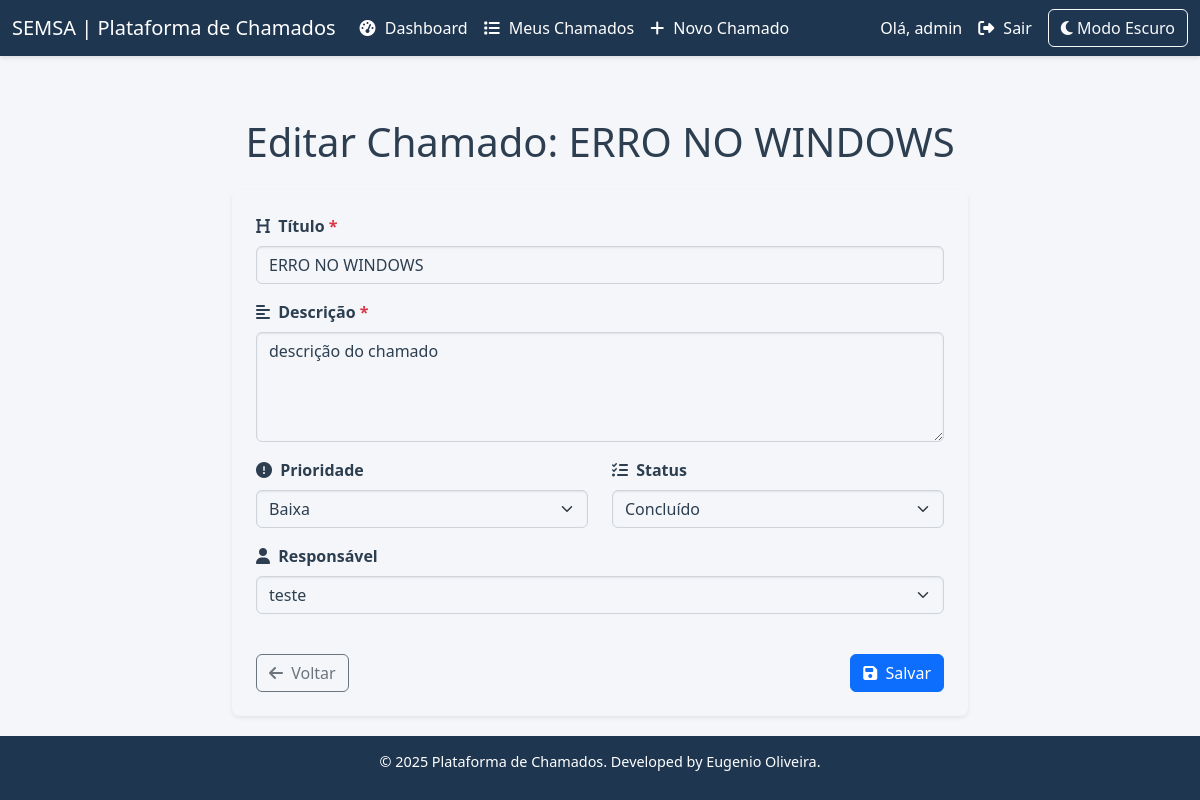
The page /editar/2/ (signed in) on the database its author committed.
### tickets/models.py (models this page shows, shortened)
class Chamado(models.Model):
    PRIORIDADES = (
        ('BAIXA', 'Baixa'),
        ('MEDIA', 'Média'),
        ('ALTA', 'Alta'),
    )
    STATUS = (
        ('ABERTO', 'Aberto'),
        ('ANDAMENTO', 'Em Andamento'),
        ('CONCLUIDO', 'Concluído'),
    )
    titulo = models.CharField(max_length=100)
    descricao = models.TextField()
    prioridade = models.CharField(max_length=10, choices=PRIORIDADES, default='MEDIA')
    status = models.CharField(max_length=10, choices=STATUS, default='ABERTO')
    criado_em = models.DateTimeField(auto_now_add=True)
    usuario = models.ForeignKey(User, on_delete=models.CASCADE, related_name='chamados')
    responsavel = models.ForeignKey(User, on_delete=models.SET_NULL, null=True, blank=True, related_name='responsavel_chamados')

### tickets/views.py (the view)
# urls.py: path('editar/<int:id>/', views.editar_chamado, name='editar_chamado'),
@login_required
def editar_chamado(request, id):
    chamado = get_object_or_404(Chamado, Q(id=id) & (Q(usuario=request.user) | Q(responsavel=request.user)))
    status_antigo = chamado.status
    prioridade_antiga = chamado.prioridade
    responsavel_antigo = chamado.responsavel
    if request.method == 'POST':
        form = ChamadoForm(request.POST, instance=chamado)
        if form.is_valid():
            chamado = form.save(commit=False)
            chamado.usuario = chamado.usuario  # Mantém o criador original
            chamado.save()
            if status_antigo != chamado.status:
                Historico.objects.create(
                    chamado=chamado,
                    campo='status',
                    valor_antigo=status_antigo,
                    valor_novo=chamado.status,
                    alterado_por=request.user
                )
            if prioridade_antiga != chamado.prioridade:
                Historico.objects.create(
                    chamado=chamado,
                    campo='prioridade',
                    valor_antigo=prioridade_antiga,
                    valor_novo=chamado.prioridade,
                    alterado_por=request.user
                )
            if (responsavel_antigo.id if responsavel_antigo else None) != (chamado.responsavel.id if chamado.responsavel else None):
                Historico.objects.create(
                    chamado=chamado,
                    campo='responsavel',
                    valor_antigo=responsavel_antigo.username if responsavel_antigo else None,
                    valor_novo=chamado.responsavel.username if chamado.responsavel else None,
                    alterado_por=request.user
                )
            return redirect('detalhes_chamado', id=chamado.id)
        else:
            pass
    else:
        form = ChamadoForm(instance=chamado)
    usuarios = User.objects.all()
    return render(request, 'tickets/editar_chamado.html', {
        'form': form,
        'usuarios': usuarios,
        'chamado': chamado
    })

### tickets/forms.py
class ChamadoForm(forms.ModelForm):
    responsavel = forms.ModelChoiceField(
        queryset=User.objects.all(),
        required=False,
        empty_label="Nenhum"
    )
    class Meta:
        model = Chamado
        fields = ['titulo', 'descricao', 'prioridade', 'status', 'responsavel']

### tickets/templates/tickets/editar_chamado.html (shortened to what this page needs)
{% extends 'base.html' %}
{% load widget_tweaks %}
{% block content %}
<div class="container mt-5">
    <div class="row justify-content-center">
        <div class="col-md-8">
            <h1 class="mb-4 text-center">Editar Chamado: {{ chamado.titulo }}</h1>
            <form method="post" class="card p-4 shadow-sm border-0" style="background-color: var(--bg-secondary); color: var(--text-color);">
                <div class="row">
                    <div class="col-md-12 mb-3">
                        <label for="id_titulo" class="form-label fw-bold">
                            <i class="fas fa-heading me-1"></i> Título <span class="text-danger">*</span>
                        </label>
                        {{ form.titulo|add_class:"form-control"|attr:"placeholder:Título do chamado" }}
                    </div>
                    <div class="col-md-12 mb-3">
                        <label for="id_descricao" class="form-label fw-bold">
                            <i class="fas fa-align-left me-1"></i> Descrição <span class="text-danger">*</span>
                        </label>
                        {{ form.descricao|add_class:"form-control"|attr:"rows:4"|attr:"placeholder:Descreva o problema ou solicitação" }}
                    </div>
                    <div class="col-md-6 mb-3">
                        <label for="id_prioridade" class="form-label fw-bold">
                            <i class="fas fa-exclamation-circle me-1"></i> Prioridade
                        </label>
                        {{ form.prioridade|add_class:"form-select" }}
                    </div>
                    <div class="col-md-6 mb-3">
                        <label for="id_status" class="form-label fw-bold">
                            <i class="fas fa-tasks me-1"></i> Status
                        </label>
                        {{ form.status|add_class:"form-select" }}
                    </div>
                    <div class="col-md-12 mb-3">
                        <label for="id_responsavel" class="form-label fw-bold">
                            <i class="fas fa-user me-1"></i> Responsável
                        </label>
                        {{ form.responsavel|add_class:"form-select" }}
                    </div>
                </div>
                <div class="d-flex justify-content-between mt-4">
                    <a href="{% url 'detalhes_chamado' chamado.id %}" class="btn btn-outline-secondary">
                        <i class="fas fa-arrow-left me-1"></i> Voltar
                    </a>
                    <button type="submit" class="btn btn-primary">
                        <i class="fas fa-save me-1"></i> Salvar
                    </button>
                </div>
            </form>
        </div>
    </div>
</div>
{% endblock %}

### tickets/templates/base.html (shortened to what this page needs)
<!DOCTYPE html>
<html lang="pt-br" data-theme="light">
<head>
    <link href="https://cdn.jsdelivr.net/npm/bootstrap@5.3.3/dist/css/bootstrap.min.css" rel="stylesheet">
    <link rel="stylesheet" href="https://cdnjs.cloudflare.com/ajax/libs/font-awesome/6.5.1/css/all.min.css">
</head>
<body>
    <nav class="navbar navbar-expand-lg navbar-dark">
        <div class="container-fluid">
            <a class="navbar-brand" href="{% url 'dashboard' %}">SEMSA | Plataforma de Chamados</a>
            <div class="collapse navbar-collapse" id="navbarNav">
                <ul class="navbar-nav me-auto mb-2 mb-lg-0">
                    <li class="nav-item">
                        <a class="nav-link {% if request.path == '/dashboard/' %}active{% endif %}" href="{% url 'dashboard' %}">
                            <i class="fas fa-tachometer-alt"></i> <span>Dashboard</span>
                        </a>
                    </li>
                    <li class="nav-item">
                        <a class="nav-link {% if request.path == '/listar/' %}active{% endif %}" href="{% url 'listar_chamados' %}">
                            <i class="fas fa-list"></i> <span>Meus Chamados</span>
                        </a>
                    </li>
                    <li class="nav-item">
                        <a class="nav-link {% if request.path == '/novo/' %}active{% endif %}" href="{% url 'criar_chamado' %}">
                            <i class="fas fa-plus"></i> <span>Novo Chamado</span>
                        </a>
                    </li>
                </ul>
                <ul class="navbar-nav ms-auto align-items-center">
                    {% if user.is_authenticated %}
                    <li class="nav-item">
                        <span class="nav-link">Olá, {{ user.username }}</span>
                    </li>
                    <li class="nav-item">
                        <a class="nav-link" href="{% url 'logout' %}"><i class="fas fa-sign-out-alt"></i> <span>Sair</span></a>
                    </li>
                    {% else %}
                    <li class="nav-item">
                        <a class="nav-link" href="{% url 'login' %}"><i class="fas fa-sign-in-alt"></i> <span>Entrar</span></a>
                    </li>
                    {% endif %}
                    <li class="nav-item">
                        <button id="theme-toggle" class="btn btn-outline-light ms-2">
                            <i class="fas fa-moon"></i> <span class="d-none d-md-inline">Modo Escuro</span>
                        </button>
                    </li>
                </ul>
            </div>
        </div>
    </nav>
    <div class="main-content" id="main-content">
        {% block content %}{% endblock %}
    </div>
    <footer>
        <p>© 2025 Plataforma de Chamados. Developed by Eugenio Oliveira.</p>
    </footer>
</body>
</html>

### tickets/templates/base.html (style rules this page uses)
:root, [data-theme="light"] { --text-color: #2c3e50; --bg-primary: #1e3650; --bg-hover: #3498db; --text-hover: #ffffff; --content-bg: #f4f6f9; }
body { display: flex; flex-direction: column; min-height: 100vh; background-color: var(--content-bg); font-family: 'Segoe UI', Tahoma, Geneva, Verdana, sans-serif; color: var(--text-color); margin: 0; transition: background-color 0.3s, color 0.3s; }
.navbar { background-color: var(--bg-primary); position: fixed; top: 0; left: 0; width: 100%; z-index: 1030; box-shadow: 0 2px 4px rgba(0, 0, 0, 0.1); }
.navbar-brand, .navbar .nav-link { color: var(--text-hover) !important; }
.navbar .nav-link i { margin-right: 5px; }
.main-content { padding: 70px 20px 20px; width: 100%; }
footer { background-color: var(--bg-primary); color: var(--text-hover); padding: 15px 0; text-align: center; font-size: 0.9rem; }

### tickets/templates/tickets/editar_chamado.html (style rules this page uses)
.form-control, .form-select { border-radius: 0.375rem; box-shadow: inset 0 1px 2px rgba(0, 0, 0, 0.075); background-color: var(--content-bg); color: var(--text-color); border-color: #ced4da; }
.card { border-radius: 0.5rem; transition: background-color 0.3s, color 0.3s; }

### rows shown on the page
Chamado: titulo "ERRO NO WINDOWS", descricao "descrição do chamado", prioridade "Baixa", status "Concluído", responsavel "teste"

### other values the page prints
{{ user.username }} "admin"
